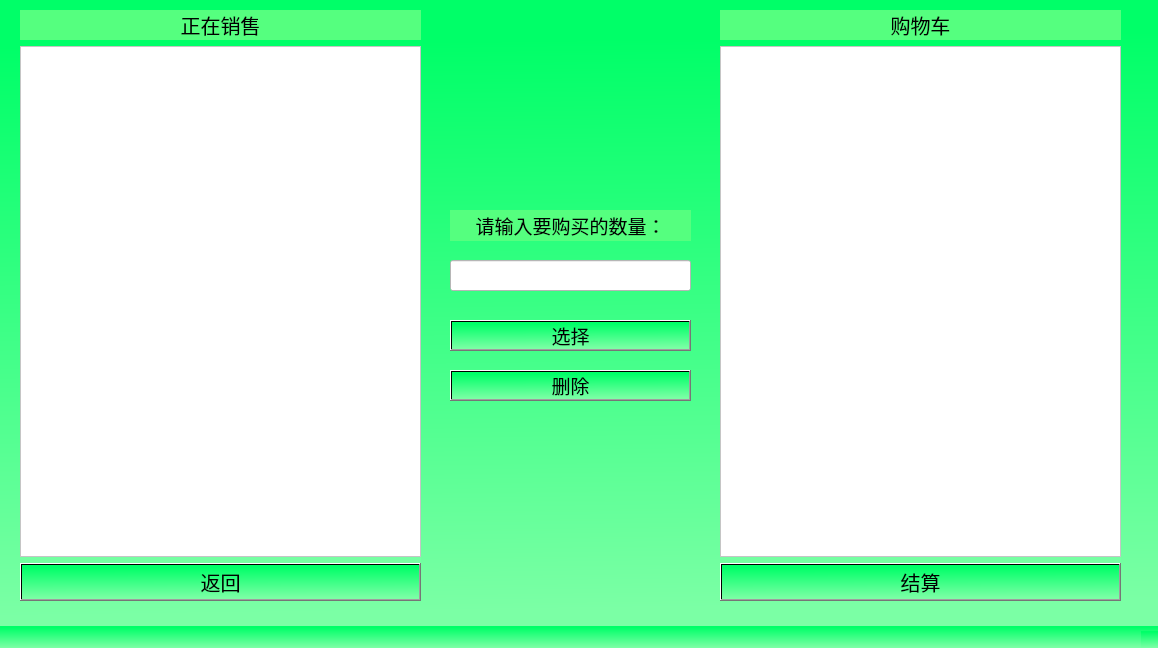
<?xml version="1.0" encoding="UTF-8"?>
<ui version="4.0">
 <class>ShoppingWindow</class>
 <widget class="QMainWindow" name="ShoppingWindow">
  <property name="geometry">
   <rect>
    <x>0</x>
    <y>0</y>
    <width>1158</width>
    <height>648</height>
   </rect>
  </property>
  <property name="windowTitle">
   <string>MainWindow</string>
  </property>
  <property name="styleSheet">
   <string notr="true">background-color:
qlineargradient(spread:pad, x1:0.502, y1:0.0611111, x2:0.527155, y2:1, stop:0 rgba(0, 255, 104, 255), stop:0.971014 rgba(123, 255, 165, 255))
</string>
  </property>
  <widget class="QWidget" name="centralwidget">
   <widget class="QLabel" name="label_3">
    <property name="geometry">
     <rect>
      <x>450</x>
      <y>210</y>
      <width>241</width>
      <height>31</height>
     </rect>
    </property>
    <property name="font">
     <font>
      <family>思源黑体 CN</family>
      <pointsize>14</pointsize>
     </font>
    </property>
    <property name="styleSheet">
     <string notr="true">background-color: rgb(85, 255, 127);</string>
    </property>
    <property name="text">
     <string>请输入要购买的数量：</string>
    </property>
    <property name="alignment">
     <set>Qt::AlignmentFlag::AlignCenter</set>
    </property>
   </widget>
   <widget class="QPushButton" name="deleteButton">
    <property name="geometry">
     <rect>
      <x>450</x>
      <y>370</y>
      <width>241</width>
      <height>31</height>
     </rect>
    </property>
    <property name="font">
     <font>
      <pointsize>14</pointsize>
     </font>
    </property>
    <property name="text">
     <string>删除</string>
    </property>
   </widget>
   <widget class="QWidget" name="layoutWidget">
    <property name="geometry">
     <rect>
      <x>720</x>
      <y>10</y>
      <width>401</width>
      <height>591</height>
     </rect>
    </property>
    <layout class="QGridLayout" name="gridLayout_2">
     <item row="0" column="0">
      <widget class="QLabel" name="label_2">
       <property name="font">
        <font>
         <family>思源黑体 CN</family>
         <pointsize>15</pointsize>
        </font>
       </property>
       <property name="styleSheet">
        <string notr="true">background-color: rgb(85, 255, 127);</string>
       </property>
       <property name="text">
        <string>购物车</string>
       </property>
       <property name="alignment">
        <set>Qt::AlignmentFlag::AlignCenter</set>
       </property>
      </widget>
     </item>
     <item row="2" column="0">
      <widget class="QPushButton" name="settlementButton">
       <property name="font">
        <font>
         <family>思源宋体 CN</family>
         <pointsize>15</pointsize>
        </font>
       </property>
       <property name="styleSheet">
        <string notr="true"/>
       </property>
       <property name="text">
        <string>结算</string>
       </property>
      </widget>
     </item>
     <item row="1" column="0">
      <widget class="QTableWidget" name="historyTableWidget">
       <property name="font">
        <font>
         <family>思源黑体 CN</family>
         <pointsize>12</pointsize>
        </font>
       </property>
       <property name="styleSheet">
        <string notr="true">background-color: rgb(255, 255, 255);</string>
       </property>
      </widget>
     </item>
    </layout>
   </widget>
   <widget class="QLineEdit" name="amountLineEdit">
    <property name="geometry">
     <rect>
      <x>450</x>
      <y>260</y>
      <width>241</width>
      <height>31</height>
     </rect>
    </property>
    <property name="font">
     <font>
      <family>思源黑体 CN</family>
      <pointsize>15</pointsize>
     </font>
    </property>
    <property name="styleSheet">
     <string notr="true">background-color: rgb(255, 255, 255);</string>
    </property>
   </widget>
   <widget class="QPushButton" name="selectButton">
    <property name="geometry">
     <rect>
      <x>450</x>
      <y>320</y>
      <width>241</width>
      <height>31</height>
     </rect>
    </property>
    <property name="font">
     <font>
      <pointsize>14</pointsize>
     </font>
    </property>
    <property name="text">
     <string>选择</string>
    </property>
   </widget>
   <widget class="QWidget" name="layoutWidget_2">
    <property name="geometry">
     <rect>
      <x>20</x>
      <y>10</y>
      <width>401</width>
      <height>591</height>
     </rect>
    </property>
    <layout class="QGridLayout" name="gridLayout">
     <item row="0" column="0">
      <widget class="QLabel" name="label">
       <property name="font">
        <font>
         <family>思源黑体 CN</family>
         <pointsize>15</pointsize>
        </font>
       </property>
       <property name="styleSheet">
        <string notr="true">background-color: rgb(85, 255, 127);</string>
       </property>
       <property name="text">
        <string>正在销售</string>
       </property>
       <property name="alignment">
        <set>Qt::AlignmentFlag::AlignCenter</set>
       </property>
      </widget>
     </item>
     <item row="2" column="0">
      <widget class="QPushButton" name="returnButton">
       <property name="font">
        <font>
         <family>思源宋体 CN</family>
         <pointsize>15</pointsize>
        </font>
       </property>
       <property name="styleSheet">
        <string notr="true"/>
       </property>
       <property name="text">
        <string>返回</string>
       </property>
      </widget>
     </item>
     <item row="1" column="0">
      <widget class="QTableWidget" name="salesTableWidget">
       <property name="font">
        <font>
         <family>思源黑体 CN</family>
         <pointsize>12</pointsize>
        </font>
       </property>
       <property name="styleSheet">
        <string notr="true">background-color: rgb(255, 255, 255);</string>
       </property>
      </widget>
     </item>
    </layout>
   </widget>
  </widget>
  <widget class="QMenuBar" name="menubar">
   <property name="geometry">
    <rect>
     <x>0</x>
     <y>0</y>
     <width>1158</width>
     <height>25</height>
    </rect>
   </property>
  </widget>
  <widget class="QStatusBar" name="statusbar"/>
 </widget>
 <resources/>
 <connections/>
</ui>
